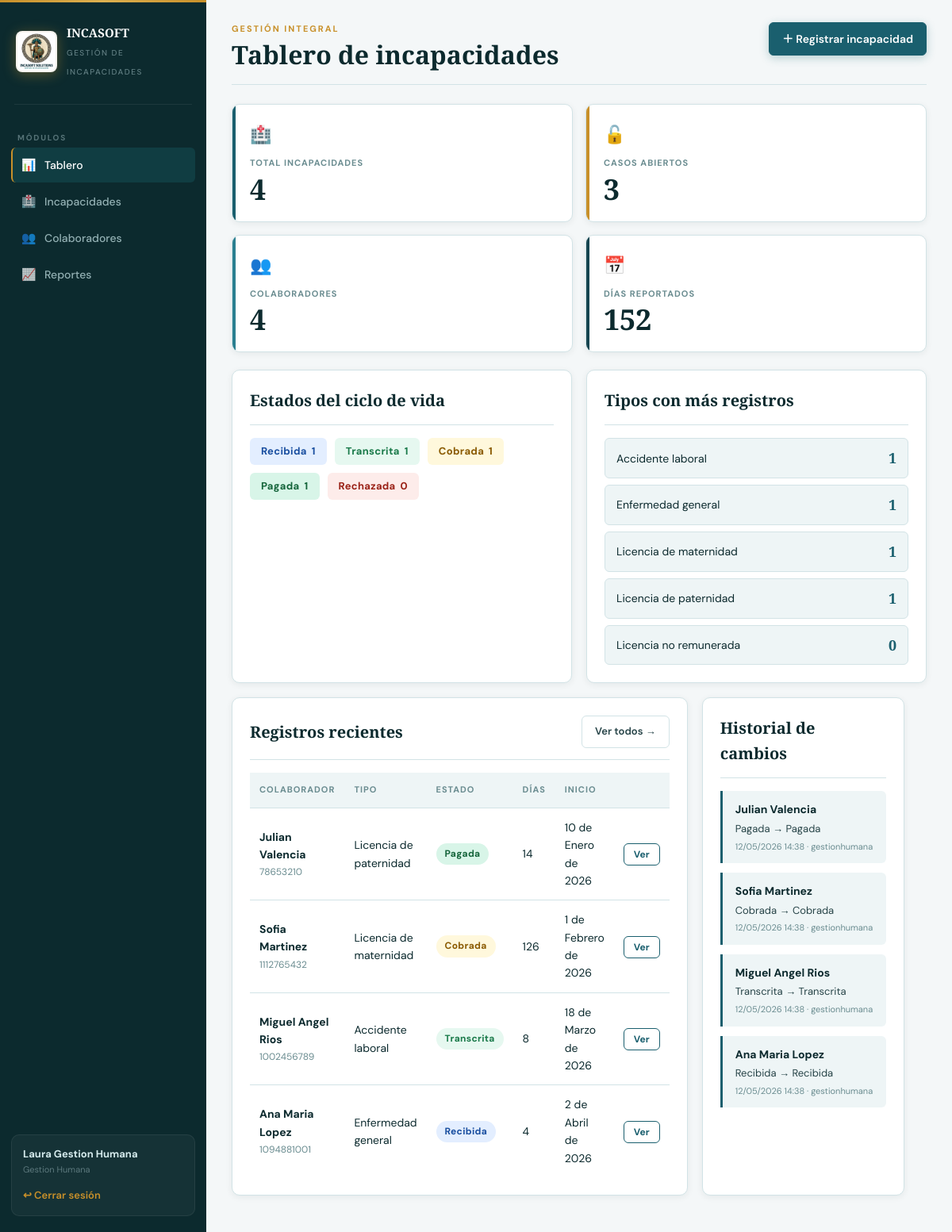
Screenshot of / (signed in) with the database file from the repository.
### gestion/models.py (models this page shows, shortened)
class TipoIncapacidad(models.Model):
    ENTIDAD_CHOICES = [
        ("EPS", "EPS"),
        ("ARL", "ARL"),
        ("EMPRESA", "Empresa"),
    ]
    nombre = models.CharField(max_length=120, unique=True)
    codigo = models.CharField(max_length=20, unique=True)
    entidad_responsable = models.CharField(max_length=20, choices=ENTIDAD_CHOICES)
    dias_maximos = models.PositiveIntegerField(default=180)
    requiere_soporte = models.BooleanField(default=True)
    activo = models.BooleanField(default=True)
    class Meta:
        ordering = ["nombre"]
        verbose_name = "tipo de incapacidad"
        verbose_name_plural = "tipos de incapacidad"

class Incapacidad(models.Model):
    ESTADO_RECIBIDA = "RECIBIDA"
    ESTADO_TRANSCRITA = "TRANSCRITA"
    ESTADO_COBRADA = "COBRADA"
    ESTADO_PAGADA = "PAGADA"
    ESTADO_RECHAZADA = "RECHAZADA"
    ESTADO_CHOICES = [
        (ESTADO_RECIBIDA, "Recibida"),
        (ESTADO_TRANSCRITA, "Transcrita"),
        (ESTADO_COBRADA, "Cobrada"),
        (ESTADO_PAGADA, "Pagada"),
        (ESTADO_RECHAZADA, "Rechazada"),
    ]
    TRANSICIONES_VALIDAS = {
        ESTADO_RECIBIDA: [ESTADO_TRANSCRITA, ESTADO_RECHAZADA],
        ESTADO_TRANSCRITA: [ESTADO_COBRADA, ESTADO_RECHAZADA],
        ESTADO_COBRADA: [ESTADO_PAGADA, ESTADO_RECHAZADA],
        ESTADO_PAGADA: [],
        ESTADO_RECHAZADA: [],
    }
    colaborador = models.ForeignKey(Colaborador, on_delete=models.PROTECT, related_name="incapacidades")
    tipo = models.ForeignKey(TipoIncapacidad, on_delete=models.PROTECT, related_name="incapacidades")
    entidad_responsable = models.CharField(max_length=120)
    numero_radicado = models.CharField(max_length=60, blank=True)
    fecha_inicio = models.DateField()
    fecha_fin = models.DateField()
    dias = models.PositiveIntegerField(editable=False, default=1)
    estado = models.CharField(max_length=20, choices=ESTADO_CHOICES, default=ESTADO_RECIBIDA)
    soporte_medico = models.FileField(
        upload_to="soportes/%Y/%m/",
        validators=[
            FileExtensionValidator(
                ["pdf", "png", "jpg", "jpeg", "doc", "docx", "xls", "xlsx"]
            )
        ],
        blank=True,
    )
    observaciones = models.TextField(blank=True)
    creado_por = models.ForeignKey(
        settings.AUTH_USER_MODEL,
        on_delete=models.SET_NULL,
        null=True,
        blank=True,
        related_name="incapacidades_creadas",
    )
    actualizado_por = models.ForeignKey(
        settings.AUTH_USER_MODEL,
        on_delete=models.SET_NULL,
        null=True,
        blank=True,
        related_name="incapacidades_actualizadas",
    )
    fecha_creacion = models.DateTimeField(auto_now_add=True)
    fecha_actualizacion = models.DateTimeField(auto_now=True)
    class Meta:
        ordering = ["-fecha_creacion"]
        indexes = [
            models.Index(fields=["estado"]),
            models.Index(fields=["fecha_inicio", "fecha_fin"]),
        ]
    def get_absolute_url(self):
        return reverse("gestion:incapacidad_detalle", args=[self.pk])

class Colaborador(models.Model):
    DOCUMENTO_CHOICES = [
        ("CC", "Cedula de ciudadania"),
        ("CE", "Cedula de extranjeria"),
        ("TI", "Tarjeta de identidad"),
        ("PA", "Pasaporte"),
    ]
    tipo_documento = models.CharField(max_length=3, choices=DOCUMENTO_CHOICES, default="CC")
    numero_identificacion = models.CharField(max_length=30, unique=True)
    nombres = models.CharField(max_length=90)
    apellidos = models.CharField(max_length=90)
    correo = models.EmailField(blank=True)
    telefono = models.CharField(max_length=25, blank=True)
    cargo = models.CharField(max_length=90)
    area = models.CharField(max_length=90)
    eps = models.CharField("EPS", max_length=120)
    arl = models.CharField("ARL", max_length=120, blank=True)
    activo = models.BooleanField(default=True)
    fecha_creacion = models.DateTimeField(auto_now_add=True)
    fecha_actualizacion = models.DateTimeField(auto_now=True)
    class Meta:
        ordering = ["apellidos", "nombres"]
    @property
    def nombre_completo(self):
        return f"{self.nombres} {self.apellidos}".strip()

class HistorialEstado(models.Model):
    incapacidad = models.ForeignKey(Incapacidad, on_delete=models.CASCADE, related_name="historial")
    estado_anterior = models.CharField(max_length=20, choices=Incapacidad.ESTADO_CHOICES)
    estado_nuevo = models.CharField(max_length=20, choices=Incapacidad.ESTADO_CHOICES)
    comentario = models.TextField(blank=True)
    usuario = models.ForeignKey(settings.AUTH_USER_MODEL, on_delete=models.SET_NULL, null=True, blank=True)
    fecha = models.DateTimeField(default=timezone.now)
    class Meta:
        ordering = ["-fecha"]

### gestion/views.py (the view)
# urls.py: path("", views.dashboard, name="dashboard"),
@login_required
def dashboard(request):
    incapacidades = Incapacidad.objects.select_related("colaborador", "tipo")
    conteo_estado = {estado: 0 for estado, _label in Incapacidad.ESTADO_CHOICES}
    for item in incapacidades.values("estado").annotate(total=Count("id")):
        conteo_estado[item["estado"]] = item["total"]
    total = incapacidades.count()
    dias = incapacidades.aggregate(total=Sum("dias"))["total"] or 0
    recientes = incapacidades.order_by("-fecha_creacion")[:6]
    historial = HistorialEstado.objects.select_related("incapacidad", "usuario", "incapacidad__colaborador")[:6]
    tipos = TipoIncapacidad.objects.annotate(total=Count("incapacidades")).order_by("-total")
    contexto = {
        "total_incapacidades": total,
        "total_colaboradores": Colaborador.objects.count(),
        "dias_reportados": dias,
        "abiertas": incapacidades.exclude(estado__in=[Incapacidad.ESTADO_PAGADA, Incapacidad.ESTADO_RECHAZADA]).count(),
        "conteo_estado": conteo_estado,
        "recientes": recientes,
        "historial": historial,
        "tipos": tipos,
    }
    return render(request, "gestion/dashboard.html", contexto)

### gestion/context_processors.py (called while the page is built)
def permisos_ui(request):
    return {
        "puede_gestionar_usuarios": puede_gestionar_usuarios(request.user)
        if request.user.is_authenticated
        else False,
    }

### gestion/permissions.py (called while the page is built)
def tiene_rol(user, *roles):
    if not user or not getattr(user, "is_authenticated", False):
        return False
    if user.is_superuser:
        return True
    return user.groups.filter(name__in=roles).exists()

def puede_gestionar_usuarios(user):
    return user.is_authenticated and tiene_rol(user, "Administrador")

### gestion/templates/gestion/dashboard.html (shortened to what this page needs)
{% extends "gestion/base.html" %}
{% block content %}
<header class="page-header">
    <div>
        <p class="eyebrow">Gestión integral</p>
        <h1>Tablero de incapacidades</h1>
    </div>
    <a class="button primary" href="{% url 'gestion:incapacidad_crear' %}">＋ Registrar incapacidad</a>
</header>
<section class="metric-grid">
    <article class="metric">
        <div class="metric-emoji">🏥</div>
        <span>Total incapacidades</span>
        <strong>{{ total_incapacidades }}</strong>
    </article>
    <article class="metric">
        <div class="metric-emoji">🔓</div>
        <span>Casos abiertos</span>
        <strong>{{ abiertas }}</strong>
    </article>
    <article class="metric">
        <div class="metric-emoji">👥</div>
        <span>Colaboradores</span>
        <strong>{{ total_colaboradores }}</strong>
    </article>
    <article class="metric">
        <div class="metric-emoji">📅</div>
        <span>Días reportados</span>
        <strong>{{ dias_reportados }}</strong>
    </article>
</section>
<section class="dashboard-grid">
    <article class="panel">
        <div class="panel-head">
            <h2>Estados del ciclo de vida</h2>
        </div>
        <div class="state-flow">
            {% for estado, total in conteo_estado.items %}
                <span class="state-pill state-{{ estado|lower }}">{{ estado|title }} <strong>{{ total }}</strong></span>
            {% endfor %}
        </div>
    </article>
    <article class="panel">
        <div class="panel-head">
            <h2>Tipos con más registros</h2>
        </div>
        <div class="bars">
            {% for tipo in tipos %}
                <div class="bar-row">
                    <span>{{ tipo.nombre }}</span>
                    <strong>{{ tipo.total }}</strong>
                </div>
            {% empty %}
                <p class="empty">Aún no hay datos para graficar.</p>
            {% endfor %}
        </div>
    </article>
</section>
<section class="split">
    <article class="panel">
        <div class="panel-head">
            <h2>Registros recientes</h2>
            <a href="{% url 'gestion:incapacidad_lista' %}" class="button ghost" style="min-height:32px;font-size:13px;">Ver todos →</a>
        </div>
        <table>
            <thead>
                <tr>
                    <th>Colaborador</th>
                    <th>Tipo</th>
                    <th>Estado</th>
                    <th>Días</th>
                    <th>Inicio</th>
                    <th></th>
                </tr>
            </thead>
            <tbody>
            {% for item in recientes %}
                <tr>
                    <td>
                        <strong>{{ item.colaborador.nombre_completo }}</strong>
                        <small>{{ item.colaborador.numero_identificacion }}</small>
                    </td>
                    <td>{{ item.tipo.nombre }}</td>
                    <td><span class="status state-{{ item.estado|lower }}">{{ item.get_estado_display }}</span></td>
                    <td>{{ item.dias }}</td>
                    <td>{{ item.fecha_inicio }}</td>
                    <td><a class="table-action" href="{{ item.get_absolute_url }}">Ver</a></td>
                </tr>
            {% empty %}
                <tr><td colspan="6" class="empty">No hay incapacidades registradas.</td></tr>
            {% endfor %}
            </tbody>
        </table>
    </article>
    <article class="panel">
        <div class="panel-head">
            <h2>Historial de cambios</h2>
        </div>
        <div class="timeline">
            {% for item in historial %}
                <div>
                    <strong>{{ item.incapacidad.colaborador.nombre_completo }}</strong>
                    <span>{{ item.get_estado_anterior_display }} → {{ item.get_estado_nuevo_display }}</span>
                    <small>{{ item.fecha|date:"d/m/Y H:i" }}{% if item.usuario %} · {{ item.usuario.username }}{% endif %}</small>
                </div>
            {% empty %}
                <p class="empty">El historial aparecerá cuando se registren cambios.</p>
            {% endfor %}
        </div>
    </article>
</section>
{% endblock %}

### gestion/templates/gestion/base.html (shortened to what this page needs)
{% load static %}
<!doctype html>
<html lang="es">
<head>
    <link rel="stylesheet" href="{% static 'gestion/css/styles.css' %}">
</head>
<body>
    <aside class="sidebar">
        <div class="sidebar-inner">
            <a class="brand" href="{% url 'gestion:dashboard' %}">
                <img class="brand-logo-img"
                     src="{% static 'gestion/img/logo.png' %}"
                     alt="INCASOFT Solutions logo">
                <span class="brand-text">
                    <strong>INCASOFT</strong>
                    <small>Gestión de Incapacidades</small>
                </span>
            </a>
            <div class="sidebar-sep"></div>
            <div>
                <p class="nav-label">Módulos</p>
                <nav class="nav">
                    <a href="{% url 'gestion:dashboard' %}" {% if request.resolver_match.url_name == 'dashboard' %}class="active"{% endif %}>
                        <span class="nav-icon">📊</span> Tablero
                    </a>
                    <a href="{% url 'gestion:incapacidad_lista' %}" {% if 'incapacidad' in request.resolver_match.url_name %}class="active"{% endif %}>
                        <span class="nav-icon">🏥</span> Incapacidades
                    </a>
                    <a href="{% url 'gestion:colaborador_lista' %}" {% if 'colaborador' in request.resolver_match.url_name %}class="active"{% endif %}>
                        <span class="nav-icon">👥</span> Colaboradores
                    </a>
                    <a href="{% url 'gestion:reportes' %}" {% if request.resolver_match.url_name == 'reportes' %}class="active"{% endif %}>
                        <span class="nav-icon">📈</span> Reportes
                    </a>
                </nav>
            </div>
            <div class="session">
                <span class="session-name">{{ request.user.get_full_name|default:request.user.username }}</span>
                <span class="session-role">
                    {% with g=user.groups.all|first %}
                        {% if g %}{{ g.name }}{% elif user.is_superuser %}Superusuario{% else %}Usuario{% endif %}
                    {% endwith %}
                </span>
                <form method="post" action="{% url 'logout' %}">
                    <button class="link-button" type="submit">↩ Cerrar sesión</button>
                </form>
            </div>
        </div>
    </aside>
    <main class="main">
        {% block content %}{% endblock %}
    </main>
</body>
</html>

### rows the page displays
TipoIncapacidad: nombre "Accidente laboral", total "1"
TipoIncapacidad: nombre "Enfermedad general", total "1"
TipoIncapacidad: nombre "Licencia de maternidad", total "1"
TipoIncapacidad: nombre "Licencia de paternidad", total "1"
TipoIncapacidad: nombre "Licencia no remunerada", total "0"
Incapacidad: colaborador.nombre_completo "Julian Valencia", colaborador.numero_identificacion "78653210", tipo.nombre "Licencia de paternidad", estado "Pagada", dias "14", fecha_inicio "10 de Enero de 2026"
Incapacidad: colaborador.nombre_completo "Sofia Martinez", colaborador.numero_identificacion "1112765432", tipo.nombre "Licencia de maternidad", estado "Cobrada", dias "126", fecha_inicio "1 de Febrero de 2026"
Incapacidad: colaborador.nombre_completo "Miguel Angel Rios", colaborador.numero_identificacion "1002456789", tipo.nombre "Accidente laboral", estado "Transcrita", dias "8", fecha_inicio "18 de Marzo de 2026"
Incapacidad: colaborador.nombre_completo "Ana Maria Lopez", colaborador.numero_identificacion "1094881001", tipo.nombre "Enfermedad general", estado "Recibida", dias "4", fecha_inicio "2 de Abril de 2026"
HistorialEstado: incapacidad.colaborador.nombre_completo "Julian Valencia", estado_anterior "Pagada", estado_nuevo "Pagada", fecha "12/05/2026 14:38", usuario.username "gestionhumana"
HistorialEstado: incapacidad.colaborador.nombre_completo "Sofia Martinez", estado_anterior "Cobrada", estado_nuevo "Cobrada", fecha "12/05/2026 14:38", usuario.username "gestionhumana"
HistorialEstado: incapacidad.colaborador.nombre_completo "Miguel Angel Rios", estado_anterior "Transcrita", estado_nuevo "Transcrita", fecha "12/05/2026 14:38", usuario.username "gestionhumana"
HistorialEstado: incapacidad.colaborador.nombre_completo "Ana Maria Lopez", estado_anterior "Recibida", estado_nuevo "Recibida", fecha "12/05/2026 14:38", usuario.username "gestionhumana"

### other values shown
{{ request.user.get_full_name|default:request.user.username }} "Laura Gestion Humana"
{{ g.name }} "Gestion Humana"
{{ total_incapacidades }} "4"
{{ abiertas }} "3"
{{ total_colaboradores }} "4"
{{ dias_reportados }} "152"
{{ estado|title }} "Recibida" "Transcrita" "Cobrada" "Pagada" "Rechazada"
{{ total }} "1" "1" "1" "1" "0"
